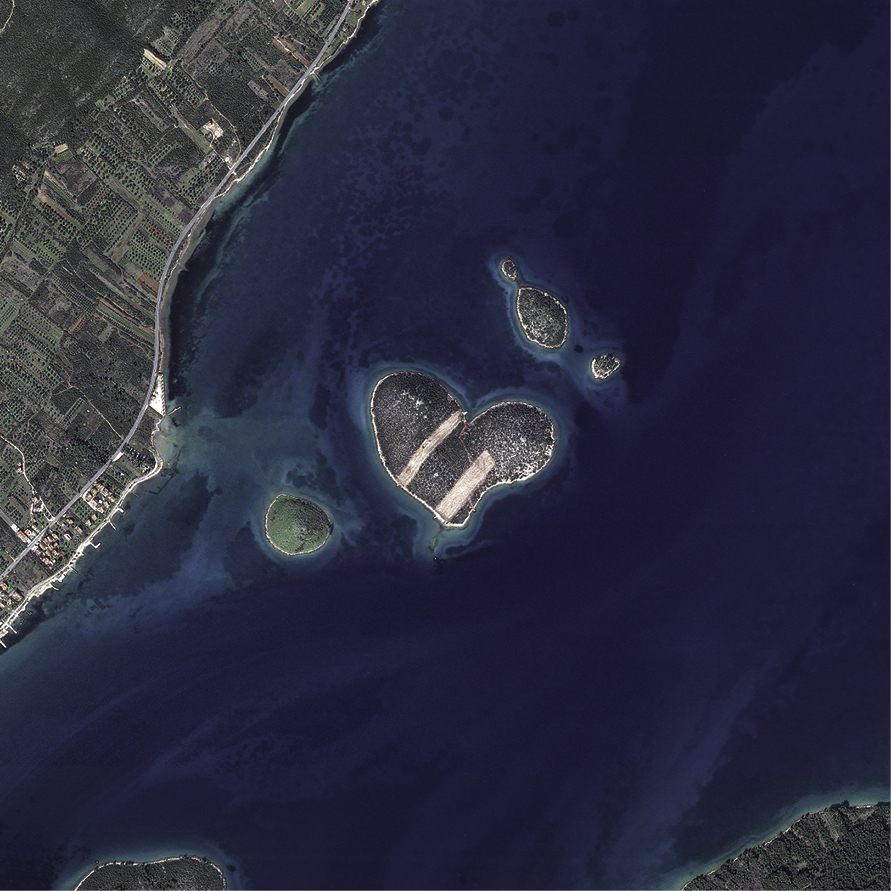
%> input picture Image_Processing/Galesnjak.jpg, 891 x 891 px
$ octave BasicScript_4.m   (GNU Octave 9; MATLAB toolbox functions it lacks are replaced by stand-ins)
%> lines starting %> are read from the running program, lines starting %| are printed output that depends on the picture
clc; clear; close all;

fileName = 'Galesnjak.jpg';

img = imread(fileName);
%> img is the input picture: size 891x891x3 uint8; mean R, G, B 42.5, 42.9, 63
gray = rgb2gray(img);
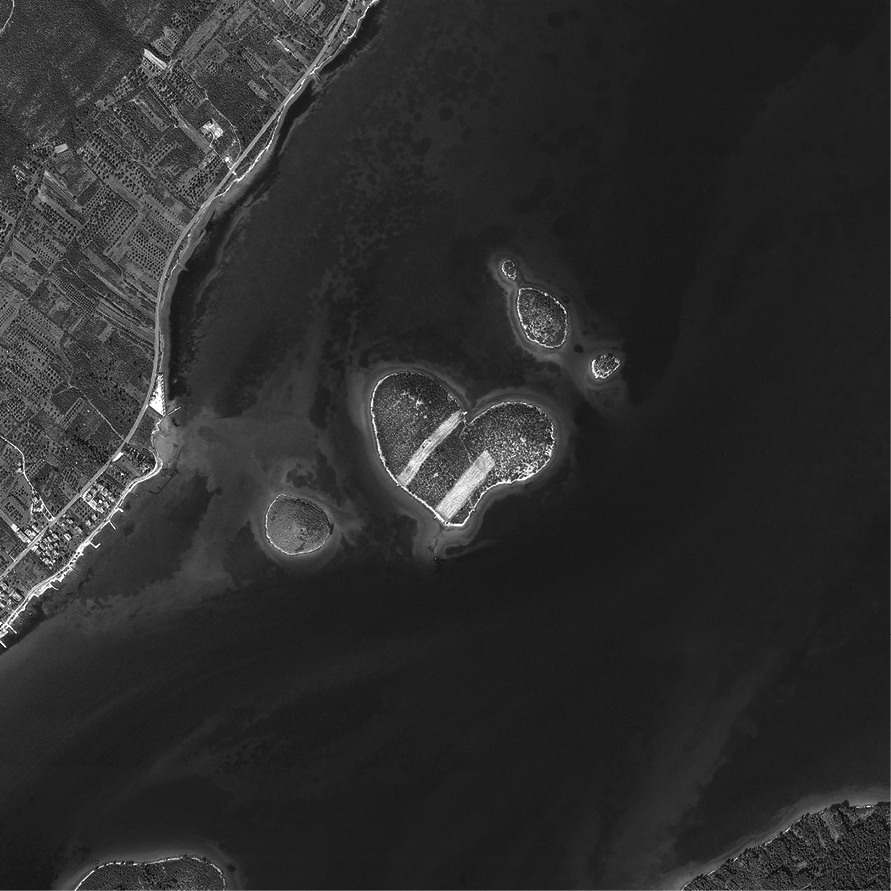
%> gray: size 891x891 uint8; min 0, max 255, mean 45.1

adjImg = imadjust(gray);
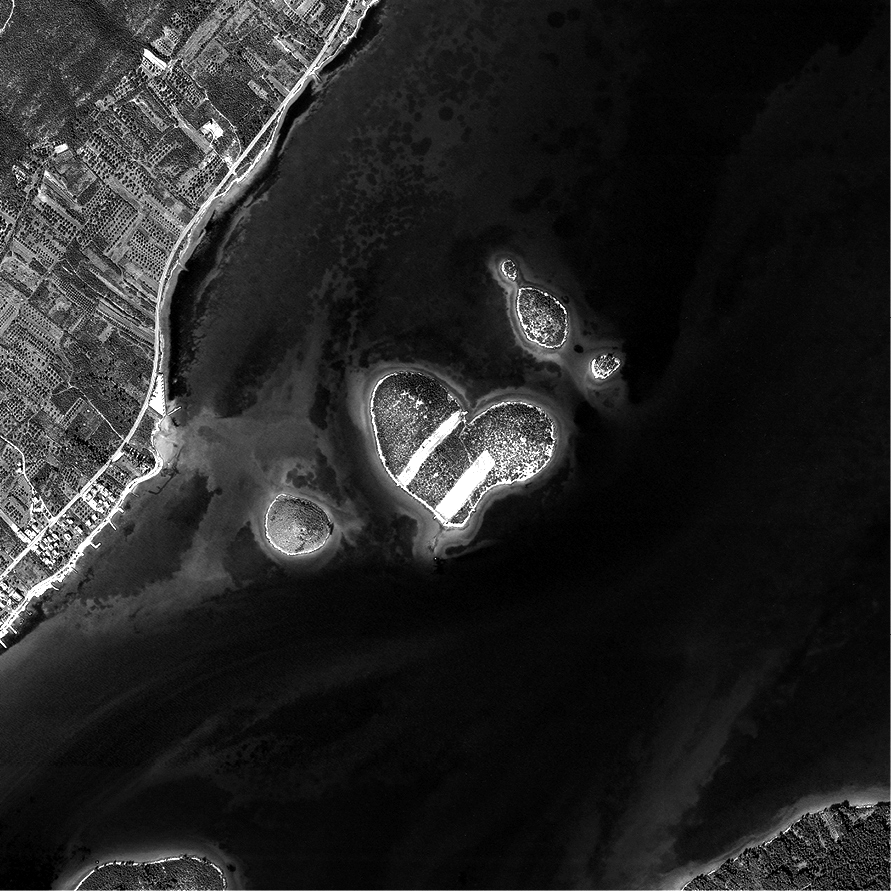
%> adjImg: size 891x891 uint8; min 0, max 255, mean 36.6
imshow(adjImg);

adjImg = imadjust(gray, [0.3, 0.7], []);
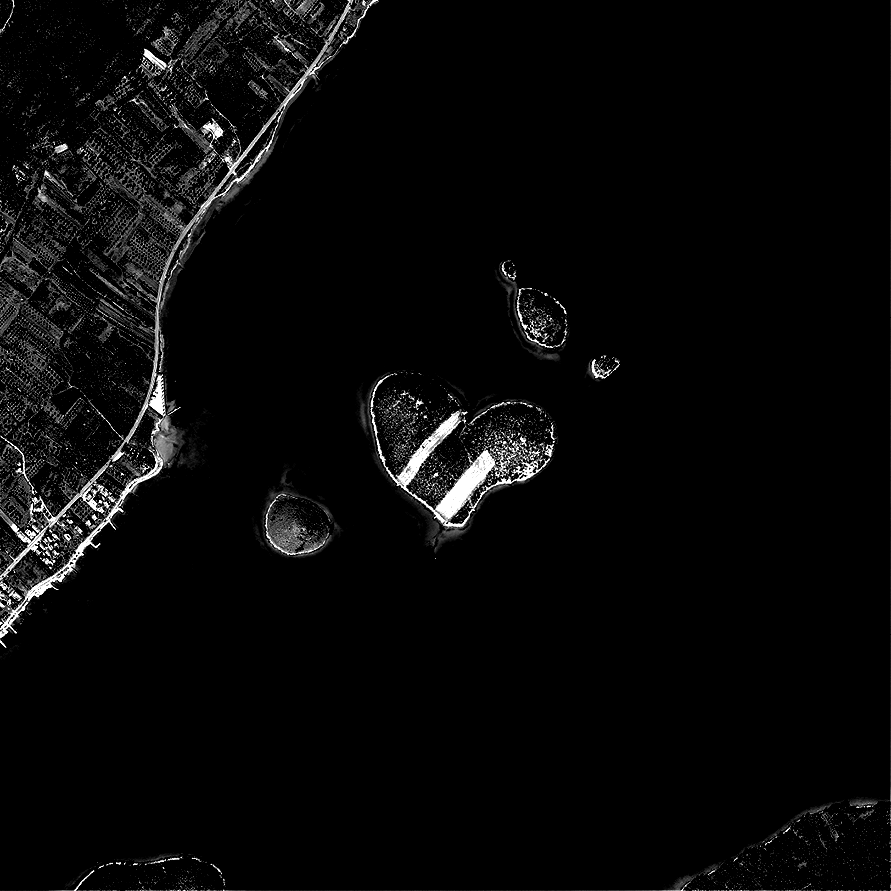
%> adjImg: size 891x891 uint8; min 0, max 255, mean 8.3
%adjImg = imadjust(gray, [0.3, 0.7], []);
figure, imshow(adjImg);

$ run again, with Image_Processing/SIP_2.jpg copied over Image_Processing/Galesnjak.jpg
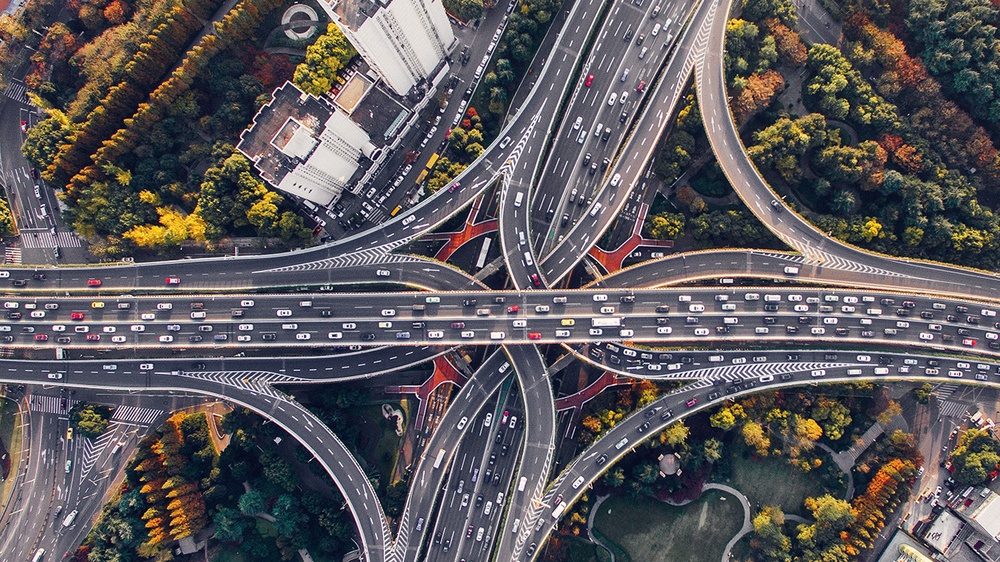
%> input picture Image_Processing/SIP_2.jpg, 1000 x 562 px, shrunk from 1366 x 768 before the run
%> img is the input picture: size 562x1000x3 uint8; mean R, G, B 93.6, 89.1, 92.7
%> `gray = rgb2gray(img);`:
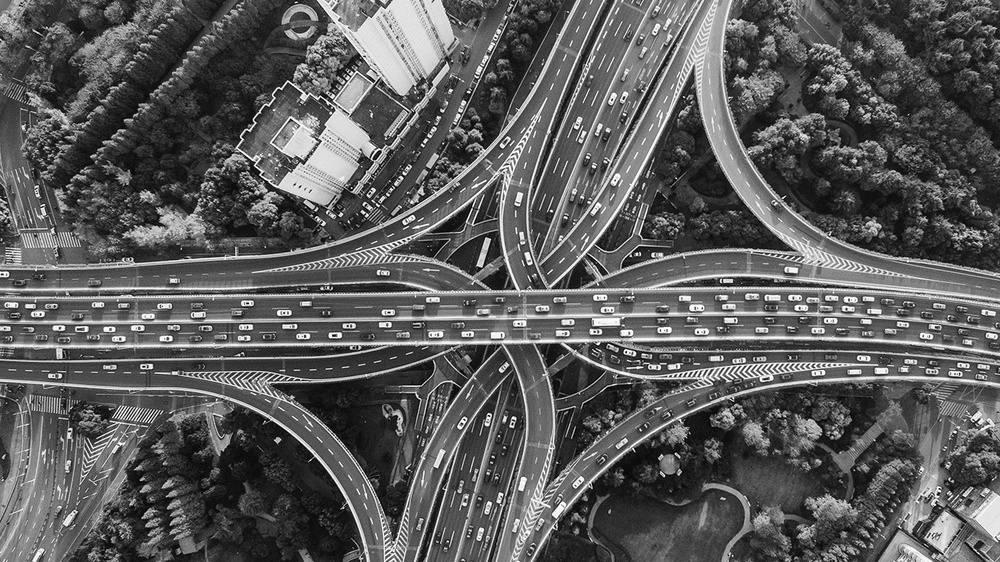
%> gray: size 562x1000 uint8; min 0, max 255, mean 90.9
%> `adjImg = imadjust(gray, [0.3, 0.7], []);`:
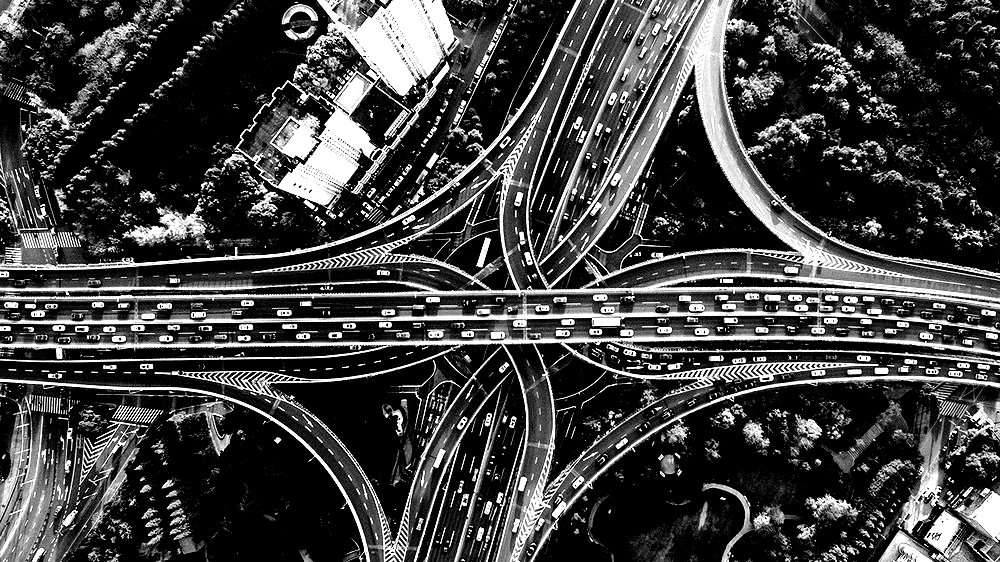
%> adjImg: size 562x1000 uint8; min 0, max 255, mean 64.9
